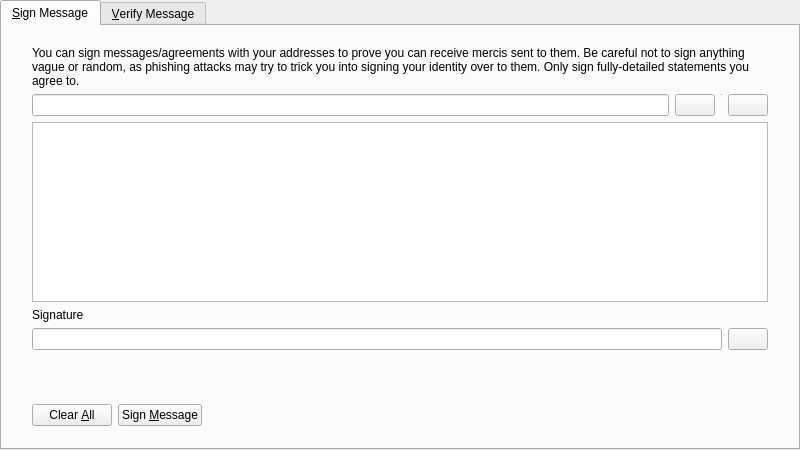
<?xml version="1.0" encoding="UTF-8"?>
<ui version="4.0">
 <class>SignVerifyMessageDialog</class>
 <widget class="QDialog" name="SignVerifyMessageDialog">
  <property name="geometry">
   <rect>
    <x>0</x>
    <y>0</y>
    <width>800</width>
    <height>450</height>
   </rect>
  </property>
  <property name="windowTitle">
   <string>Signatures - Sign / Verify a Message</string>
  </property>
  <property name="modal">
   <bool>true</bool>
  </property>
  <layout class="QVBoxLayout" name="verticalLayout">
   <property name="leftMargin">
    <number>0</number>
   </property>
   <property name="topMargin">
    <number>0</number>
   </property>
   <property name="rightMargin">
    <number>0</number>
   </property>
   <property name="bottomMargin">
    <number>0</number>
   </property>
   <item>
    <widget class="QTabWidget" name="tabWidget">
     <property name="currentIndex">
      <number>0</number>
     </property>
     <widget class="QWidget" name="tabSignMessage">
      <attribute name="title">
       <string>&amp;Sign Message</string>
      </attribute>
      <layout class="QVBoxLayout" name="verticalLayout_SM">
       <property name="leftMargin">
        <number>0</number>
       </property>
       <property name="topMargin">
        <number>0</number>
       </property>
       <property name="rightMargin">
        <number>0</number>
       </property>
       <property name="bottomMargin">
        <number>0</number>
       </property>
       <item>
        <layout class="QVBoxLayout" name="verticalLayout_3">
         <property name="leftMargin">
          <number>30</number>
         </property>
         <property name="topMargin">
          <number>20</number>
         </property>
         <property name="rightMargin">
          <number>30</number>
         </property>
         <property name="bottomMargin">
          <number>20</number>
         </property>
         <item>
          <widget class="QLabel" name="infoLabel_SM">
           <property name="text">
            <string>You can sign messages/agreements with your addresses to prove you can receive mercis sent to them. Be careful not to sign anything vague or random, as phishing attacks may try to trick you into signing your identity over to them. Only sign fully-detailed statements you agree to.</string>
           </property>
           <property name="textFormat">
            <enum>Qt::PlainText</enum>
           </property>
           <property name="wordWrap">
            <bool>true</bool>
           </property>
          </widget>
         </item>
         <item>
          <layout class="QHBoxLayout" name="horizontalLayout_1_SM">
           <property name="spacing">
            <number>6</number>
           </property>
           <item>
            <widget class="QValidatedLineEdit" name="addressIn_SM">
             <property name="toolTip">
              <string>The Merci address to sign the message with</string>
             </property>
            </widget>
           </item>
           <item>
            <widget class="QPushButton" name="addressBookButton_SM">
             <property name="toolTip">
              <string>Choose previously used address</string>
             </property>
             <property name="text">
              <string/>
             </property>
             <property name="icon">
              <iconset resource="../bitcoin.qrc">
               <normaloff>:/icons/address-book</normaloff>:/icons/address-book</iconset>
             </property>
             <property name="shortcut">
              <string>Alt+A</string>
             </property>
             <property name="autoDefault">
              <bool>false</bool>
             </property>
            </widget>
           </item>
           <item>
            <widget class="Line" name="vLine">
             <property name="maximumSize">
              <size>
               <width>1</width>
               <height>22</height>
              </size>
             </property>
             <property name="orientation">
              <enum>Qt::Vertical</enum>
             </property>
            </widget>
           </item>
           <item>
            <widget class="QPushButton" name="pasteButton_SM">
             <property name="toolTip">
              <string>Paste address from clipboard</string>
             </property>
             <property name="text">
              <string/>
             </property>
             <property name="icon">
              <iconset resource="../bitcoin.qrc">
               <normaloff>:/icons/editpaste</normaloff>:/icons/editpaste</iconset>
             </property>
             <property name="shortcut">
              <string>Alt+P</string>
             </property>
             <property name="autoDefault">
              <bool>false</bool>
             </property>
            </widget>
           </item>
          </layout>
         </item>
         <item>
          <widget class="QPlainTextEdit" name="messageIn_SM">
           <property name="toolTip">
            <string>Enter the message you want to sign here</string>
           </property>
          </widget>
         </item>
         <item>
          <widget class="QLabel" name="signatureLabel_SM">
           <property name="text">
            <string>Signature</string>
           </property>
           <property name="textFormat">
            <enum>Qt::PlainText</enum>
           </property>
          </widget>
         </item>
         <item>
          <layout class="QHBoxLayout" name="horizontalLayout_2_SM">
           <property name="spacing">
            <number>6</number>
           </property>
           <item>
            <widget class="QLineEdit" name="signatureOut_SM">
             <property name="font">
              <font>
               <italic>true</italic>
              </font>
             </property>
             <property name="readOnly">
              <bool>true</bool>
             </property>
            </widget>
           </item>
           <item>
            <widget class="QPushButton" name="copySignatureButton_SM">
             <property name="toolTip">
              <string>Copy the current signature to the system clipboard</string>
             </property>
             <property name="text">
              <string/>
             </property>
             <property name="icon">
              <iconset resource="../bitcoin.qrc">
               <normaloff>:/icons/editcopy</normaloff>:/icons/editcopy</iconset>
             </property>
             <property name="autoDefault">
              <bool>false</bool>
             </property>
            </widget>
           </item>
          </layout>
         </item>
        </layout>
       </item>
       <item>
        <widget class="QWidget" name="buttonsContainerWhite" native="true">
         <layout class="QHBoxLayout" name="horizontalLayout">
          <property name="leftMargin">
           <number>30</number>
          </property>
          <property name="topMargin">
           <number>15</number>
          </property>
          <property name="rightMargin">
           <number>30</number>
          </property>
          <item>
           <widget class="QPushButton" name="clearButton_SM">
            <property name="toolTip">
             <string>Reset all sign message fields</string>
            </property>
            <property name="text">
             <string>Clear &amp;All</string>
            </property>
            <property name="icon">
             <iconset resource="../bitcoin.qrc">
              <normaloff>:/icons/remove</normaloff>:/icons/remove</iconset>
            </property>
            <property name="autoDefault">
             <bool>false</bool>
            </property>
           </widget>
          </item>
          <item>
           <widget class="QPushButton" name="signMessageButton_SM">
            <property name="toolTip">
             <string>Sign the message to prove you own this Merci address</string>
            </property>
            <property name="text">
             <string>Sign &amp;Message</string>
            </property>
            <property name="icon">
             <iconset resource="../bitcoin.qrc">
              <normaloff>:/icons/edit</normaloff>:/icons/edit</iconset>
            </property>
            <property name="autoDefault">
             <bool>false</bool>
            </property>
           </widget>
          </item>
          <item>
           <spacer name="horizontalSpacer_1_SM">
            <property name="orientation">
             <enum>Qt::Horizontal</enum>
            </property>
            <property name="sizeHint" stdset="0">
             <size>
              <width>40</width>
              <height>48</height>
             </size>
            </property>
           </spacer>
          </item>
          <item>
           <widget class="QLabel" name="statusLabel_SM">
            <property name="font">
             <font>
              <weight>75</weight>
              <bold>true</bold>
             </font>
            </property>
            <property name="text">
             <string/>
            </property>
            <property name="wordWrap">
             <bool>true</bool>
            </property>
           </widget>
          </item>
          <item>
           <spacer name="horizontalSpacer_2_SM">
            <property name="orientation">
             <enum>Qt::Horizontal</enum>
            </property>
            <property name="sizeHint" stdset="0">
             <size>
              <width>40</width>
              <height>48</height>
             </size>
            </property>
           </spacer>
          </item>
         </layout>
        </widget>
       </item>
      </layout>
     </widget>
     <widget class="QWidget" name="tabVerifyMessage">
      <attribute name="title">
       <string>&amp;Verify Message</string>
      </attribute>
      <layout class="QVBoxLayout" name="verticalLayout_VM">
       <property name="leftMargin">
        <number>0</number>
       </property>
       <property name="topMargin">
        <number>0</number>
       </property>
       <property name="rightMargin">
        <number>0</number>
       </property>
       <property name="bottomMargin">
        <number>0</number>
       </property>
       <item>
        <layout class="QVBoxLayout" name="verticalLayout_2">
         <property name="leftMargin">
          <number>30</number>
         </property>
         <property name="topMargin">
          <number>20</number>
         </property>
         <property name="rightMargin">
          <number>30</number>
         </property>
         <property name="bottomMargin">
          <number>20</number>
         </property>
         <item>
          <widget class="QLabel" name="infoLabel_VM">
           <property name="text">
            <string>Enter the receiver's address, message (ensure you copy line breaks, spaces, tabs, etc. exactly) and signature below to verify the message. Be careful not to read more into the signature than what is in the signed message itself, to avoid being tricked by a man-in-the-middle attack. Note that this only proves the signing party receives with the address, it cannot prove sendership of any transaction!</string>
           </property>
           <property name="textFormat">
            <enum>Qt::PlainText</enum>
           </property>
           <property name="alignment">
            <set>Qt::AlignLeading|Qt::AlignLeft|Qt::AlignTop</set>
           </property>
           <property name="wordWrap">
            <bool>true</bool>
           </property>
          </widget>
         </item>
         <item>
          <layout class="QHBoxLayout" name="horizontalLayout_1_VM">
           <property name="spacing">
            <number>6</number>
           </property>
           <item>
            <widget class="QValidatedLineEdit" name="addressIn_VM">
             <property name="toolTip">
              <string>The Merci address the message was signed with</string>
             </property>
            </widget>
           </item>
           <item>
            <widget class="QPushButton" name="addressBookButton_VM">
             <property name="toolTip">
              <string>Choose previously used address</string>
             </property>
             <property name="text">
              <string/>
             </property>
             <property name="icon">
              <iconset resource="../bitcoin.qrc">
               <normaloff>:/icons/address-book</normaloff>:/icons/address-book</iconset>
             </property>
             <property name="shortcut">
              <string>Alt+A</string>
             </property>
             <property name="autoDefault">
              <bool>false</bool>
             </property>
            </widget>
           </item>
          </layout>
         </item>
         <item>
          <widget class="QPlainTextEdit" name="messageIn_VM"/>
         </item>
         <item>
          <widget class="QValidatedLineEdit" name="signatureIn_VM"/>
         </item>
        </layout>
       </item>
       <item>
        <widget class="QWidget" name="buttonsContainerWhite_" native="true">
         <layout class="QHBoxLayout" name="horizontalLayout_2">
          <property name="leftMargin">
           <number>30</number>
          </property>
          <property name="topMargin">
           <number>15</number>
          </property>
          <property name="rightMargin">
           <number>30</number>
          </property>
          <item>
           <widget class="QPushButton" name="clearButton_VM">
            <property name="toolTip">
             <string>Reset all verify message fields</string>
            </property>
            <property name="text">
             <string>Clear &amp;All</string>
            </property>
            <property name="icon">
             <iconset resource="../bitcoin.qrc">
              <normaloff>:/icons/remove</normaloff>:/icons/remove</iconset>
            </property>
            <property name="autoDefault">
             <bool>false</bool>
            </property>
           </widget>
          </item>
          <item>
           <widget class="QPushButton" name="verifyMessageButton_VM">
            <property name="toolTip">
             <string>Verify the message to ensure it was signed with the specified Merci address</string>
            </property>
            <property name="text">
             <string>Verify &amp;Message</string>
            </property>
            <property name="icon">
             <iconset resource="../bitcoin.qrc">
              <normaloff>:/icons/transaction_0</normaloff>:/icons/transaction_0</iconset>
            </property>
            <property name="autoDefault">
             <bool>false</bool>
            </property>
           </widget>
          </item>
          <item>
           <spacer name="horizontalSpacer_1_VM">
            <property name="orientation">
             <enum>Qt::Horizontal</enum>
            </property>
            <property name="sizeHint" stdset="0">
             <size>
              <width>40</width>
              <height>48</height>
             </size>
            </property>
           </spacer>
          </item>
          <item>
           <widget class="QLabel" name="statusLabel_VM">
            <property name="font">
             <font>
              <weight>75</weight>
              <bold>true</bold>
             </font>
            </property>
            <property name="text">
             <string/>
            </property>
            <property name="wordWrap">
             <bool>true</bool>
            </property>
           </widget>
          </item>
          <item>
           <spacer name="horizontalSpacer_2_VM">
            <property name="orientation">
             <enum>Qt::Horizontal</enum>
            </property>
            <property name="sizeHint" stdset="0">
             <size>
              <width>40</width>
              <height>48</height>
             </size>
            </property>
           </spacer>
          </item>
         </layout>
        </widget>
       </item>
      </layout>
     </widget>
    </widget>
   </item>
  </layout>
 </widget>
 <customwidgets>
  <customwidget>
   <class>QValidatedLineEdit</class>
   <extends>QLineEdit</extends>
   <header>qt/qvalidatedlineedit.h</header>
  </customwidget>
 </customwidgets>
 <resources>
  <include location="../bitcoin.qrc"/>
 </resources>
 <connections/>
</ui>
